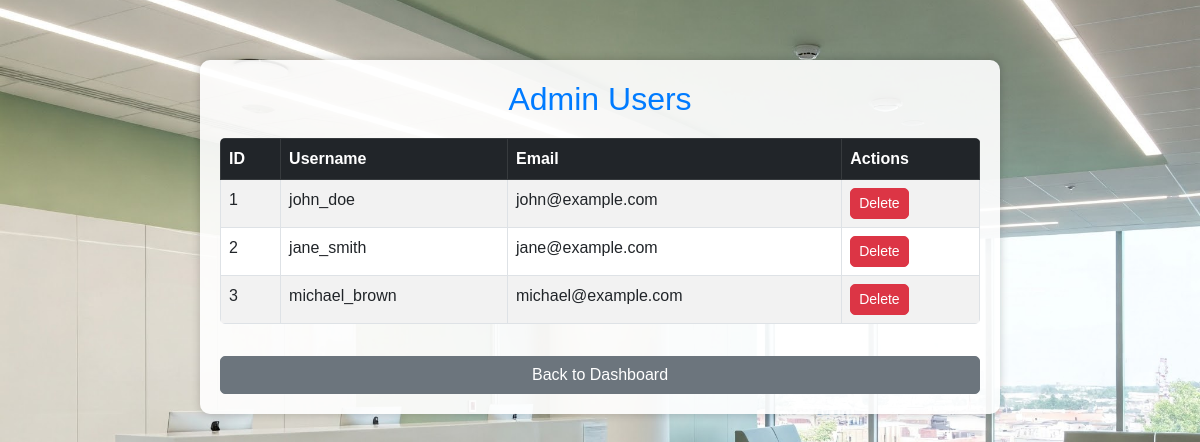
/admin_users.php (signed in), run on the app's committed database.
### tables this page shows
CREATE TABLE `users` (
  `id` int(11) NOT NULL,
  `username` varchar(50) NOT NULL,
  `email` varchar(100) NOT NULL,
  `password` varchar(255) NOT NULL,
  `role` enum('admin','user','moderator') NOT NULL DEFAULT 'user'
);

### admin_users.php (the view, shortened to what this page needs)
<?php
include 'db.php';
$adminQuery = "SELECT * FROM users";
$result = $conn->query($adminQuery);
?>
<!DOCTYPE html>
<html lang="en">
<head>
    <link rel="stylesheet" href="https://cdn.jsdelivr.net/npm/bootstrap@5.3.0/dist/css/bootstrap.min.css">
    <link rel="stylesheet" href="style.css">
</head>
<body>
<div class="container">
    <h2>Admin Users</h2>
    <div class="table-container">
        <table class="table table-bordered table-striped">
            <thead class="table-dark">
                <tr>
                    <th>ID</th>
                    <th>Username</th>
                    <th>Email</th>
                    <th>Actions</th>
                </tr>
            </thead>
            <tbody>
                <?php while ($row = $result->fetch_assoc()): ?>
                    <tr>
                        <td><?= $row['id']; ?></td>
                        <td><?= $row['username']; ?></td>
                        <td><?= $row['email']; ?></td>
                        <td>
                            <a href="?delete_id=<?= $row['id']; ?>" class="btn btn-danger btn-sm" onclick="return confirm('Are you sure?')">Delete</a>
                        </td>
                    </tr>
                <?php endwhile; ?>
            </tbody>
        </table>
    </div>
    <a href="dashboard.php" class="btn btn-secondary w-100 mt-3">Back to Dashboard</a>
</div>
</body>
</html>

### style.css (style rules this page uses)
body { background-color: #f8f9fa; }
.table { background: white; border-radius: 5px; overflow: hidden; }
.btn { border-radius: 5px; }
* { margin: 0; padding: 0; box-sizing: border-box; font-family: Arial, sans-serif; }

### admin_users.php (style rules this page uses)
body { background: url('hospital-bg.jpg') no-repeat center center fixed; background-size: cover; font-family: Arial, sans-serif; }
.container { max-width: 800px; margin: 60px auto; background: rgba(255, 255, 255, 0.9); padding: 20px; border-radius: 10px; box-shadow: 0px 0px 10px rgba(0, 0, 0, 0.2); }
h2 { text-align: center; color: #007BFF; }
.table-container { margin-top: 20px; }

### data on the page
users: id "1", username "john_doe", email "john@example.com"
users: id "2", username "jane_smith", email "jane@example.com"
users: id "3", username "michael_brown", email "michael@example.com"
